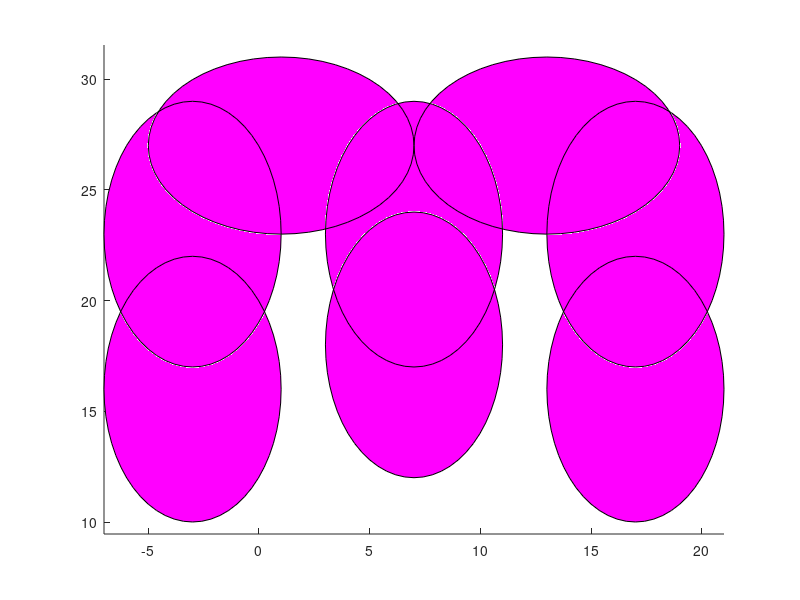

Write the MATLAB code that produced this figure.
% Detta är ett 'M'

t = [0:0.05:20];
hold on

centerX = 5; centerY = 15; width = 4; height = 6;
rectangle('Position',[centerX - width/2, centerY - height/2, width*2, height*2],...
    'Curvature',[1,1],...
    'FaceColor','m');

centerX = 5; centerY = 20; width = 4; height = 6;
rectangle('Position',[centerX - width/2, centerY - height/2, width*2, height*2],...
    'Curvature',[1,1],...
    'FaceColor','m');

centerX = -2; centerY = 25; width = 6; height = 4;
rectangle('Position',[centerX - width/2, centerY - height/2, width*2, height*2],...
    'Curvature',[1,1],...
    'FaceColor','m');

centerX = 10; centerY = 25; width = 6; height = 4;
rectangle('Position',[centerX - width/2, centerY - height/2, width*2, height*2],...
    'Curvature',[1,1],...
    'FaceColor','m');

centerX = -5; centerY = 20; width = 4; height = 6;
rectangle('Position',[centerX - width/2, centerY - height/2, width*2, height*2],...
    'Curvature',[1,1],...
    'FaceColor','m');

centerX = 15; centerY = 20; width = 4; height = 6;
rectangle('Position',[centerX - width/2, centerY - height/2, width*2, height*2],...
    'Curvature',[1,1],...
    'FaceColor','m');

centerX = -5; centerY = 13; width = 4; height = 6;
rectangle('Position',[centerX - width/2, centerY - height/2, width*2, height*2],...
    'Curvature',[1,1],...
    'FaceColor','m');

centerX = 15; centerY = 13; width = 4; height = 6;
rectangle('Position',[centerX - width/2, centerY - height/2, width*2, height*2],...
    'Curvature',[1,1],...
    'FaceColor','m');

axis equal
hold off